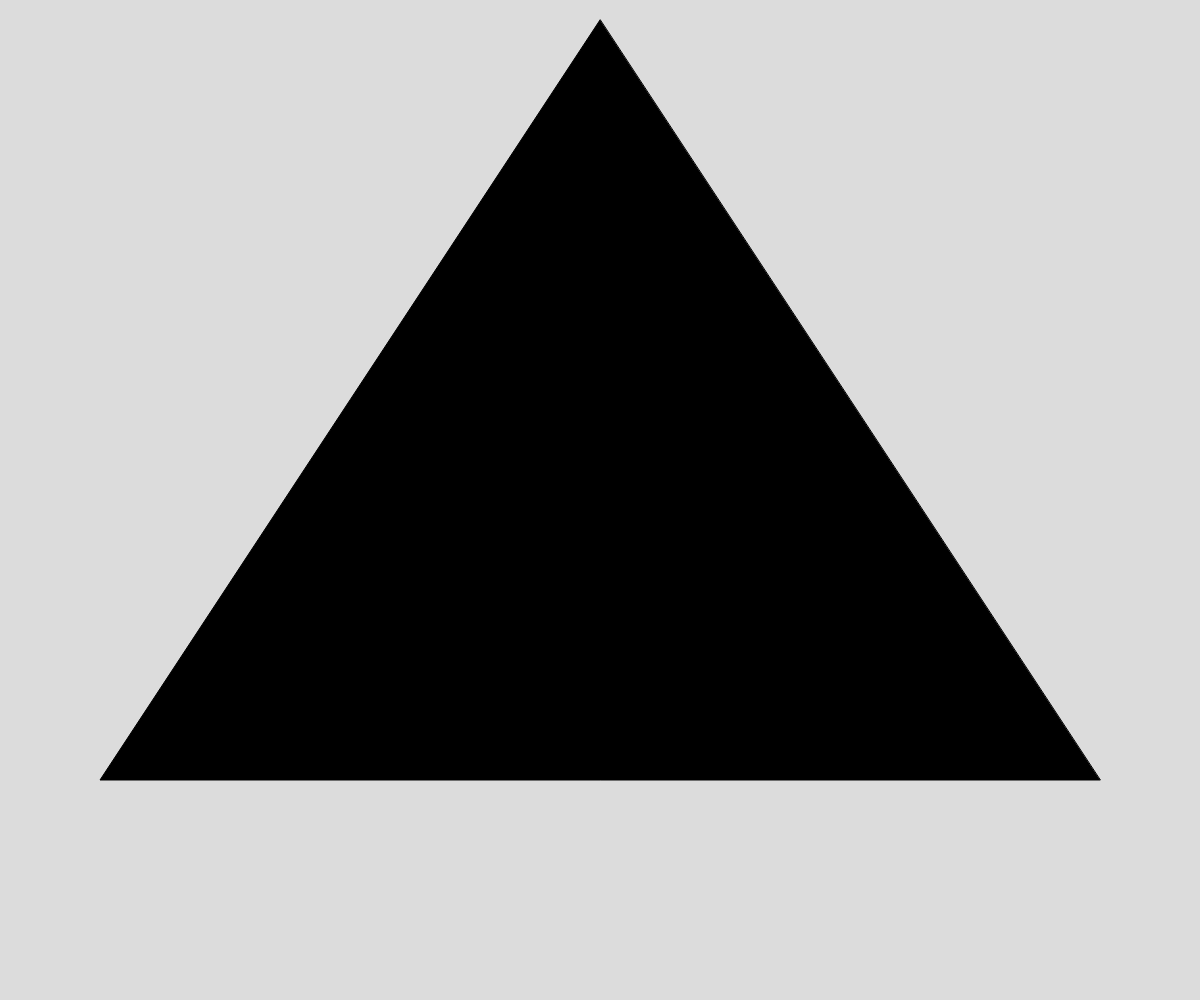
Frame 1 (no input)
Frame 60 (no input): identical to frame 1, image omitted
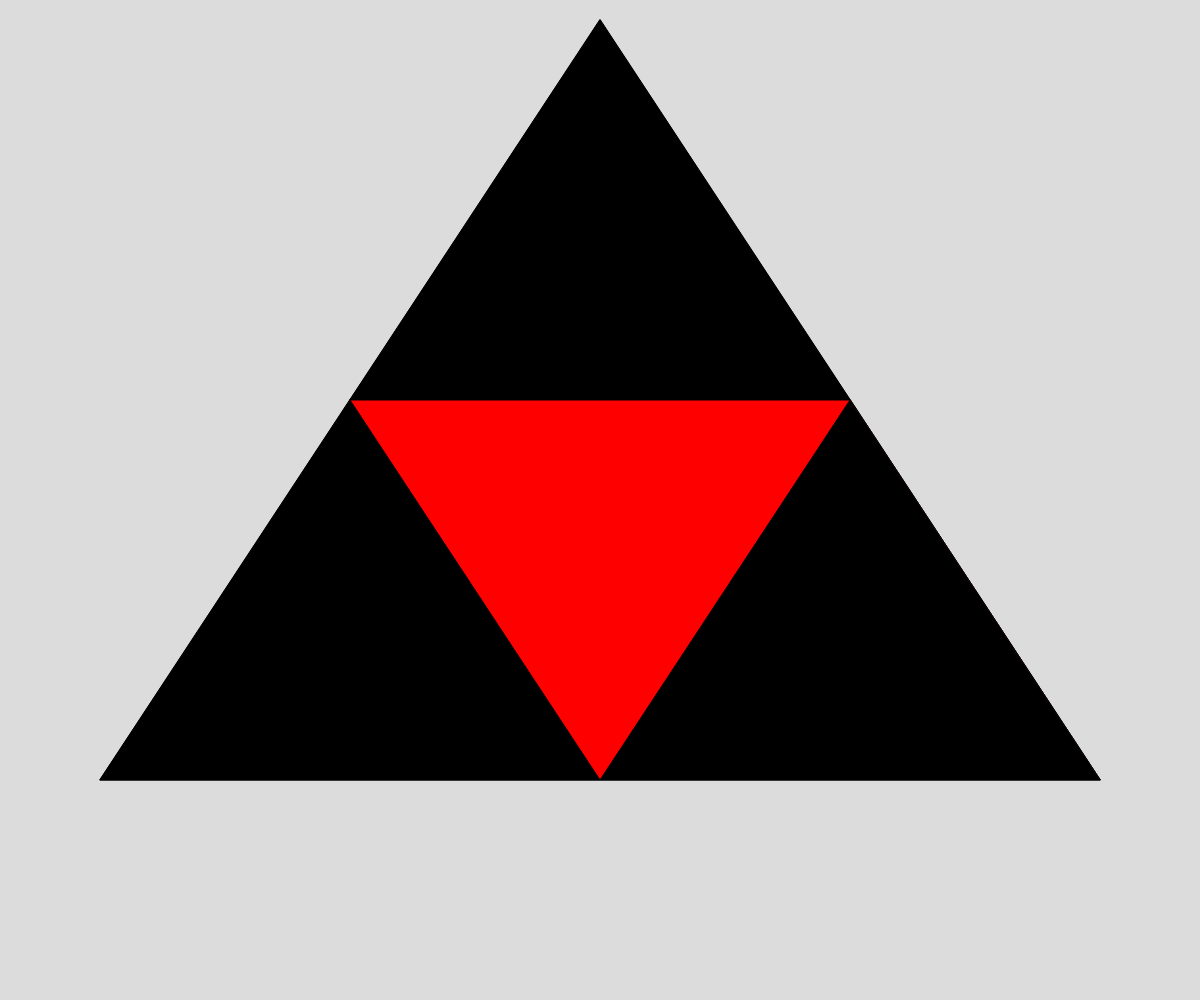
Frame 120 (the mouse pressed at the canvas centre since frame 60)

The p5.js sketch that drew these frames (run headless with seeded random() and noise() and a simulated clock; from frame 60 on, the mouse is pressed at the canvas centre):

// p5.js sketch
// ── sketch.js
/* eslint-disable indent */
// Sierpinski Triangle

let initialTriangle = [
  {x: 600, y: 20},
  {x: 100, y: 780},
  {x: 1100, y: 780}
];

let theDepth = 0;
let theColors = ["black", "red", "blue", "yellow", "brown", "purple", "orange", "green"];

function setup() {
  createCanvas(windowWidth, windowHeight);
}

function draw() {
  background(220);
  sierpinski(initialTriangle, theDepth);
}

function mousePressed() {
  if (theDepth < 7) {
    theDepth++;
  }
}

function sierpinski(points, depth) {
  fill(theColors[depth]);
  triangle(points[0].x, points[0].y, 
           points[1].x, points[1].y,
           points[2].x, points[2].y,
  );

  if (depth > 0) {
    //draw the lower left triangle
    sierpinski([midpoint(points[0], points[1]),
                midpoint(points[1], points[2]),
                points[1]],
                depth - 1);

    //draw the upper triangle
    sierpinski([midpoint(points[0], points[1]),
                midpoint(points[0], points[2]),
                points[0]],
                depth - 1);

    //draw the lower right triangle
    sierpinski([midpoint(points[0], points[2]),
                midpoint(points[1], points[2]),
                points[2]],
                depth - 1);
  }
}

function midpoint(point1, point2) {
  let newX = (point1.x + point2.x) / 2;
  let newY = (point1.y + point2.y) / 2;
  return {x: newX, y: newY};
}
